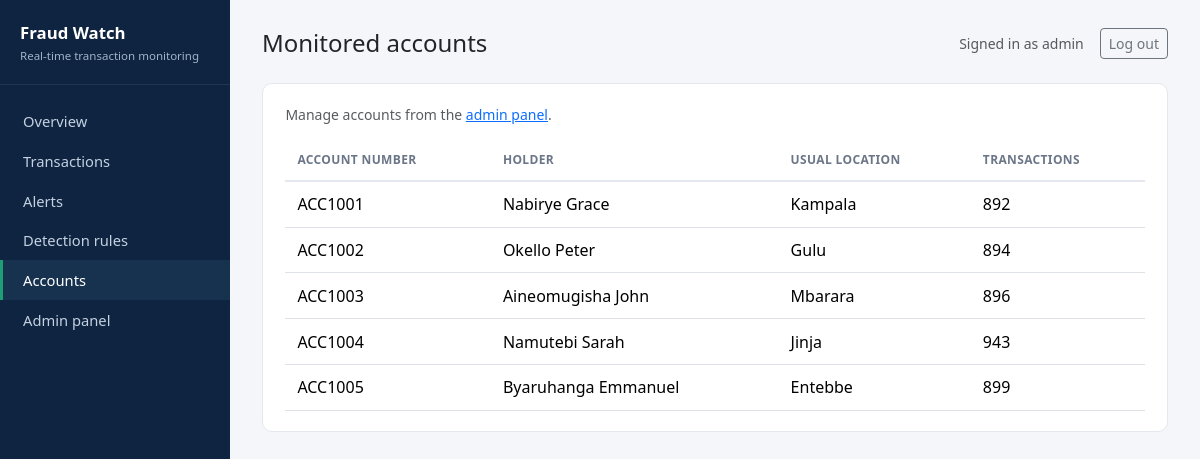
The page /dashboard/accounts/ (signed in) on the database its author committed.
### transactions/models.py (models this page shows, shortened)
class Account(models.Model):
    account_number = models.CharField(max_length=20, unique=True)
    holder_name = models.CharField(max_length=150)
    usual_location = models.CharField(
        max_length=100,
        help_text="Typical city/region this account transacts from, e.g. Kampala",
    )
    created_at = models.DateTimeField(auto_now_add=True)
    class Meta:
        ordering = ["holder_name"]

### dashboard/views.py (the view)
# urls.py: path("accounts/", views.accounts_list, name="accounts_list"),
@login_required
def accounts_list(request):
    accounts = Account.objects.annotate(txn_count=Count("transactions"))
    return render(request, "dashboard/accounts_list.html", {"accounts": accounts})

### templates/dashboard/accounts_list.html (shortened to what this page needs)
{% extends "dashboard/base.html" %}
{% block page_title %}Monitored accounts{% endblock %}
{% block content %}
<div class="card-panel">
    <p class="text-muted small">Manage accounts from the <a href="/admin/transactions/account/">admin panel</a>.</p>
    <table class="table table-clean mb-0">
        <thead>
            <tr>
                <th>Account number</th>
                <th>Holder</th>
                <th>Usual location</th>
                <th>Transactions</th>
            </tr>
        </thead>
        <tbody>
            {% for account in accounts %}
            <tr>
                <td>{{ account.account_number }}</td>
                <td>{{ account.holder_name }}</td>
                <td>{{ account.usual_location }}</td>
                <td>{{ account.txn_count }}</td>
            </tr>
            {% empty %}
            <tr><td colspan="4" class="text-muted text-center py-4">No accounts yet &mdash; add some from the admin panel.</td></tr>
            {% endfor %}
        </tbody>
    </table>
</div>
{% endblock %}

### templates/dashboard/base.html (shortened to what this page needs)
{% load static %}
<!DOCTYPE html>
<html lang="en">
<head>
    <link href="https://cdn.jsdelivr.net/npm/bootstrap@5.3.3/dist/css/bootstrap.min.css" rel="stylesheet">
    <link href="{% static 'dashboard/css/style.css' %}" rel="stylesheet">
</head>
<body>
<div class="app-shell">
    <nav class="sidebar">
        <div class="brand">
            Fraud Watch
            <small>Real-time transaction monitoring</small>
        </div>
        <a href="{% url 'dashboard:home' %}" class="{% if request.resolver_match.url_name == 'home' %}active{% endif %}">Overview</a>
        <a href="{% url 'dashboard:transaction_list' %}" class="{% if request.resolver_match.url_name == 'transaction_list' or request.resolver_match.url_name == 'transaction_detail' %}active{% endif %}">Transactions</a>
        <a href="{% url 'dashboard:alert_list' %}" class="{% if request.resolver_match.url_name == 'alert_list' %}active{% endif %}">Alerts</a>
        <a href="{% url 'dashboard:rules_list' %}" class="{% if request.resolver_match.url_name == 'rules_list' %}active{% endif %}">Detection rules</a>
        <a href="{% url 'dashboard:accounts_list' %}" class="{% if request.resolver_match.url_name == 'accounts_list' %}active{% endif %}">Accounts</a>
        <a href="/admin/">Admin panel</a>
    </nav>
    <main class="main-content">
        <div class="topbar">
            <h4 class="mb-0">{% block page_title %}Overview{% endblock %}</h4>
            <div class="d-flex align-items-center gap-3">
                {% if user.is_authenticated %}
                    <span class="text-muted small">Signed in as {{ user.username }}</span>
                    <form method="post" action="{% url 'logout' %}" class="d-inline">
                        <button class="btn btn-sm btn-outline-secondary" type="submit">Log out</button>
                    </form>
                {% endif %}
            </div>
        </div>
        {% block content %}{% endblock %}
    </main>
</div>
</body>
</html>

### static/dashboard/css/style.css (style rules this page uses)
:root { --pimis-navy: #0f2440; --pimis-navy-light: #16324f; --pimis-accent: #1d9e75; --pimis-red: #d63b3b; --pimis-amber: #ba7517; --pimis-bg: #f4f6f9; }
body { background: var(--pimis-bg); }
.app-shell { display: flex; min-height: 100vh; }
.sidebar { width: 230px; background: var(--pimis-navy); color: #d9e2ec; flex-shrink: 0; padding: 1.25rem 0; }
.sidebar .brand { font-weight: 600; font-size: 1.05rem; color: #fff; padding: 0 1.25rem 1.25rem; border-bottom: 1px solid rgba(255,255,255,0.08); margin-bottom: 1rem; }
.sidebar .brand small { display: block; font-weight: 400; color: #9fb3c8; font-size: 0.72rem; margin-top: 2px; }
.sidebar a { display: flex; align-items: center; gap: 0.6rem; color: #c3d1e0; text-decoration: none; padding: 0.55rem 1.25rem; font-size: 0.92rem; border-left: 3px solid transparent; }
.sidebar a.active { background: var(--pimis-navy-light); color: #fff; border-left-color: var(--pimis-accent); }
.main-content { flex: 1; padding: 1.75rem 2rem; }
.topbar { display: flex; justify-content: space-between; align-items: center; margin-bottom: 1.5rem; }
.card-panel { background: #fff; border-radius: 10px; border: 1px solid #e4e8ee; padding: 1.25rem 1.4rem; }
.table-clean thead th { font-size: 0.75rem; text-transform: uppercase; letter-spacing: 0.03em; color: #6b7688; border-bottom: 2px solid #e4e8ee; }
.table-clean td, .table-clean th { vertical-align: middle; padding: 0.65rem 0.75rem; }

### rows shown on the page
Account: account_number "ACC1001", holder_name "Nabirye Grace", usual_location "Kampala", txn_count "892"
Account: account_number "ACC1002", holder_name "Okello Peter", usual_location "Gulu", txn_count "894"
Account: account_number "ACC1003", holder_name "Aineomugisha John", usual_location "Mbarara", txn_count "896"
Account: account_number "ACC1004", holder_name "Namutebi Sarah", usual_location "Jinja", txn_count "943"
Account: account_number "ACC1005", holder_name "Byaruhanga Emmanuel", usual_location "Entebbe", txn_count "899"

### other values the page prints
{{ user.username }} "admin"
